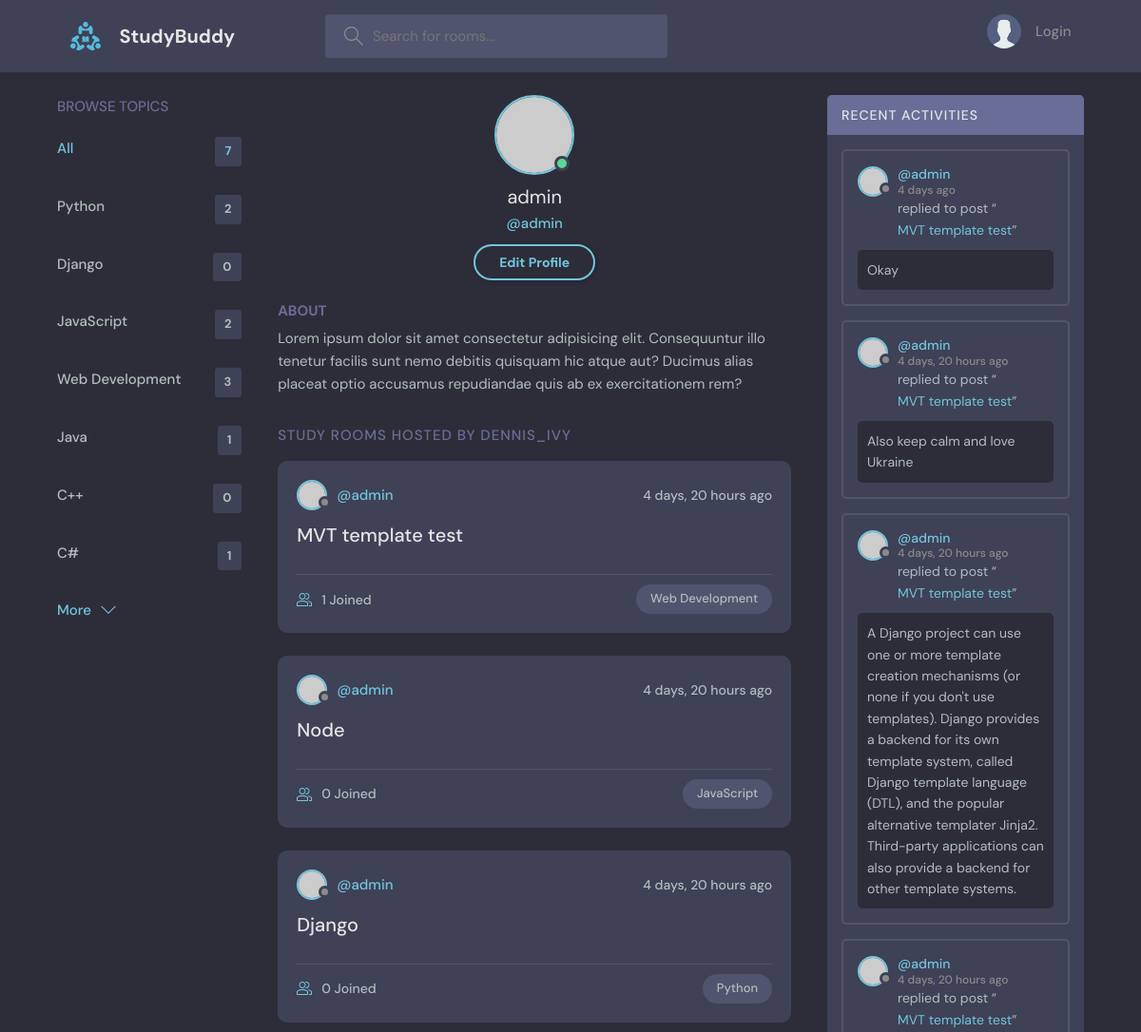
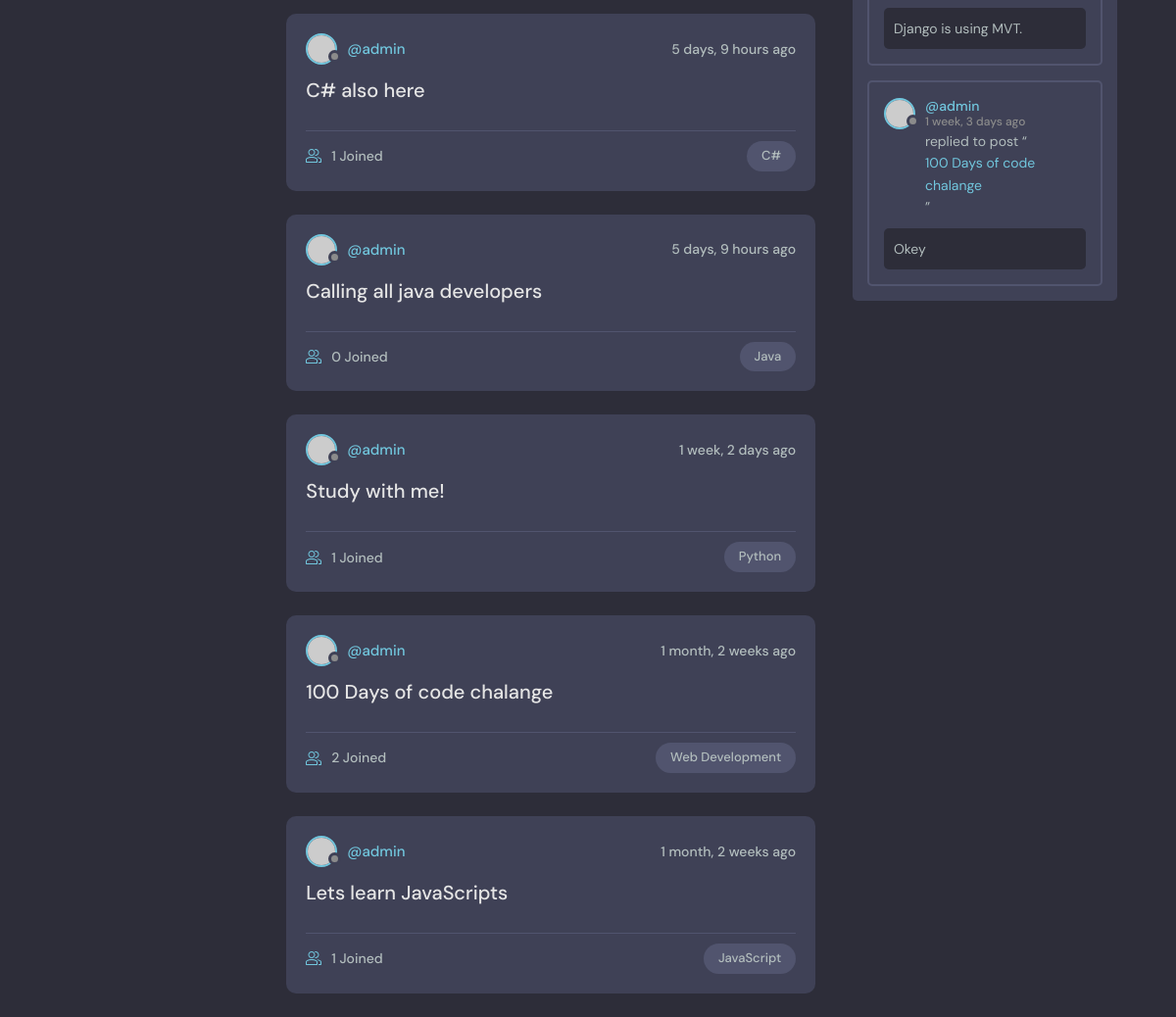
Page /profile/1/ on the committed database (2 pictures, top to bottom).
### base/models.py (models this page shows, shortened)
class Topic(models.Model):
    name = models.CharField(max_length=200)

class Room(models.Model):
    host = models.ForeignKey(User, on_delete=models.SET_NULL, null=True)
    topic = models.ForeignKey(Topic, on_delete=models.SET_NULL, null=True)
    name = models.CharField(max_length=200)
    description = models.TextField(null=True, blank=True)
    participants = models.ManyToManyField(User, related_name='participants', blank=True)
    updated = models.DateTimeField(auto_now=True)
    created = models.DateTimeField(auto_now_add=True)
    class Meta:
        ordering = ['-updated', '-created']
    def __str__(self):
        return str(self.name)

class Message(models.Model):
    user = models.ForeignKey(User, on_delete=models.CASCADE)
    room = models.ForeignKey(Room, on_delete=models.CASCADE)
    body = models.TextField()
    updated = models.DateTimeField(auto_now=True)
    created = models.DateTimeField(auto_now_add=True)
    class Meta:
        ordering = ['-updated', '-created']

### base/views.py (the view)
# urls.py: path('profile/<str:pk>/', views.user_profile, name='user-profile'),
def user_profile(request, pk):
    user = User.objects.get(id=pk)
    room_messages = user.message_set.all()
    topics = Topic.objects.all()
    rooms = user.room_set.all()
    context = { 'user': user, 'rooms': rooms, 'room_messages': room_messages, 'topics': topics }
    return render(request, 'base/profile.html', context)

### base/templates/base/profile.html
{% extends 'index.html' %}
{% block content %}
  <main class="profile-page layout layout--3">
    <div class="container">
      {% include 'base/topics_component.html' %}
      <div class="roomList">
        <div class="profile">
          <div class="profile__avatar">
            <div class="avatar avatar--large active">
              <img src="https://randomuser.me/api/portraits/men/11.jpg" />
            </div>
          </div>
          <div class="profile__info">
            <h3>{{user.username}}</h3>
            <p>@{{user.username}}</p>
            <a href="edit-user.html" class="btn btn--main btn--pill">Edit Profile</a>
          </div>
          <div class="profile__about">
            <h3>About</h3>
            <p>
              Lorem ipsum dolor sit amet consectetur adipisicing elit. Consequuntur illo tenetur
              facilis sunt nemo debitis quisquam hic atque aut? Ducimus alias placeat optio
              accusamus repudiandae quis ab ex exercitationem rem?
            </p>
          </div>
        </div>
        <div class="roomList__header">
          <div>
            <h2>Study Rooms Hosted by dennis_ivy</a>
            </h2>
          </div>
        </div>
        {% include 'base/feed_component.html' %}
      </div>
      {% include 'base/activity_component.html' %}
    </div>
  </main>
{% endblock content %}

### templates/index.html (shortened to what this page needs)
<!DOCTYPE html>
{% load static %}
<html lang="en">
  <head>
    <link rel="stylesheet" href="{% static 'styles/style.css' %}" />
  </head>
  <body>
    {% include 'navbar.html' %}
    {% block content %}
    {% endblock content %}
  </body>
</html>

### templates/navbar.html (shortened to what this page needs)
{% load static %}
<header class="header header--loggedIn">
    <div class="container">
      <a href="{% url 'home' %}" class="header__logo">
        <img src="{% static 'images/logo.svg' %}" />
        <h1>StudyBuddy</h1>
      </a>
      <form class="header__search" method="GET" action="{% url 'home' %}">
        <label>
          <input name="q" placeholder="Search for rooms..." />
        </label>
      </form>
      <nav class="header__menu">
        {% if request.user.is_authenticated %}
        <div class="header__user">
          <a href="profile.html">
            <div class="avatar avatar--medium active">
              <img src="https://randomuser.me/api/portraits/men/37.jpg" />
            </div>
            <p>{{ request.user.username }} <span>@{{ request.user.username }}</span></p>
          </a>
          <button class="dropdown-button">
            <svg version="1.1" xmlns="http://www.w3.org/2000/svg" width="32" height="32" viewBox="0 0 32 32">
              <title>chevron-down</title>
              <path d="M16 21l-13-13h-3l16 16 16-16h-3l-13 13z"></path>
            </svg>
          </button>
        </div>
        {% else %}
        <a href="{% url 'login' %}">
          <img src="{% static 'images/avatar.svg' %}" />
          <p>Login</p>
        </a>
        {% endif %}
      </nav>
    </div>
  </header>

### base/templates/base/topics_component.html
<div class="topics">
    <div class="topics__header">
      <h2>Browse Topics</h2>
    </div>
    <ul class="topics__list">
      <li>
        <a href="{% url 'home' %}" class="active">All <span>{{topics.count}}</span></a>
      </li>
      {% for topic in topics %}
      <li>
        <a href="{% url 'home' %}?q={{topic.name}}">{{topic.name}} <span>{{topic.room_set.all.count}}</span></a>
      </li>
      {% endfor %}
    </ul>
    <a class="btn btn--link" href="topics.html">
      More
      <svg version="1.1" xmlns="http://www.w3.org/2000/svg" width="32" height="32" viewBox="0 0 32 32">
        <title>chevron-down</title>
        <path d="M16 21l-13-13h-3l16 16 16-16h-3l-13 13z"></path>
      </svg>
    </a>
  </div>

### base/templates/base/feed_component.html (shortened to what this page needs)
{% for room in rooms %}
<div class="roomListRoom">
    <div class="roomListRoom__header">
      <a href="{% url 'user-profile' room.host.id %}" class="roomListRoom__author">
        <div class="avatar avatar--small">
          <img src="https://randomuser.me/api/portraits/women/11.jpg" />
        </div>
        <span>@{{room.host.username}}</span>
      </a>
      <div class="roomListRoom__actions">
        <span>{{room.created|timesince}} ago</span>
      </div>
    </div>
    <div class="roomListRoom__content">
      <a href="{% url 'room' room.id %}">{{room.name}}</a>
    </div>
    <div class="roomListRoom__meta">
      <a href="{% url 'room' room.id %}" class="roomListRoom__joined">
        {{room.participants.all.count}} Joined
      </a>
      <p class="roomListRoom__topic">{{room.topic.name}}</p>
    </div>
</div>
{% endfor %}

### base/templates/base/activity_component.html (shortened to what this page needs)
<div class="activities">
    <div class="activities__header">
      <h2>Recent Activities</h2>
    </div>
    {% for message in room_messages %}
    <div class="activities__box">
      <div class="activities__boxHeader roomListRoom__header">
        <a href="{% url 'user-profile' message.user.id %}" class="roomListRoom__author">
          <div class="avatar avatar--small">
            <img src="https://randomuser.me/api/portraits/women/11.jpg" />
          </div>
          <p>
            @{{message.user}}
            <span>{{message.created|timesince}} ago</span>
          </p>
        </a>
      </div>
      <div class="activities__boxContent">
        <p>replied to post “<a href="{% url 'room' message.room.id %}">{{message.room}}</a>”</p>
        <div class="activities__boxRoomContent">
          {{message.body}}
        </div>
      </div>
    </div>
    {% endfor %}
</div>

### rows in the picture
Topic: name "Python", room_set.all.count "2"
Topic: name "Django", room_set.all.count "0"
Topic: name "JavaScript", room_set.all.count "2"
Topic: name "Web Development", room_set.all.count "3"
Topic: name "Java", room_set.all.count "1"
Topic: name "C++", room_set.all.count "0"
Topic: name "C#", room_set.all.count "1"
Room: host.username "admin", created "4 days, 20 hours", name "MVT template test", participants.all.count "1", topic.name "Web Development"
Room: host.username "admin", created "4 days, 20 hours", name "Node", participants.all.count "0", topic.name "JavaScript"
Room: host.username "admin", created "4 days, 20 hours", name "Django", participants.all.count "0", topic.name "Python"
Room: host.username "admin", created "5 days, 9 hours", name "C# also here", participants.all.count "1", topic.name "C#"
Room: host.username "admin", created "5 days, 9 hours", name "Calling all java developers", participants.all.count "0", topic.name "Java"
Room: host.username "admin", created "1 week, 2 days", name "Study with me!", participants.all.count "1", topic.name "Python"
Room: host.username "admin", created "1 month, 2 weeks", name "100 Days of code chalange", participants.all.count "2", topic.name "Web Development"
Room: host.username "admin", created "1 month, 2 weeks", name "Lets learn JavaScripts", participants.all.count "1", topic.name "JavaScript"
Message: user "admin", created "4 days", room "MVT template test", body "Okay"
Message: user "admin", created "4 days, 20 hours", room "MVT template test", body "Also keep calm and love Ukraine"
Message: user "admin", created "4 days, 20 hours", room "MVT template test", body "A Django project can use one or more template creation mechanisms (or none if you don't use templates). Django provides a backend for its own template system, called Django template language (DTL), and the popular alternative templater Jinja2. Third-party applications can also provide a backend for other template systems."
Message: user "admin", created "4 days, 20 hours", room "MVT template test", body "Django is using MVT."
Message: user "admin", created "1 week, 3 days", room "100 Days of code chalange", body "Okey"

### other values in the picture
{{ topics.count }} "7"
{{ user.username }} "admin"
